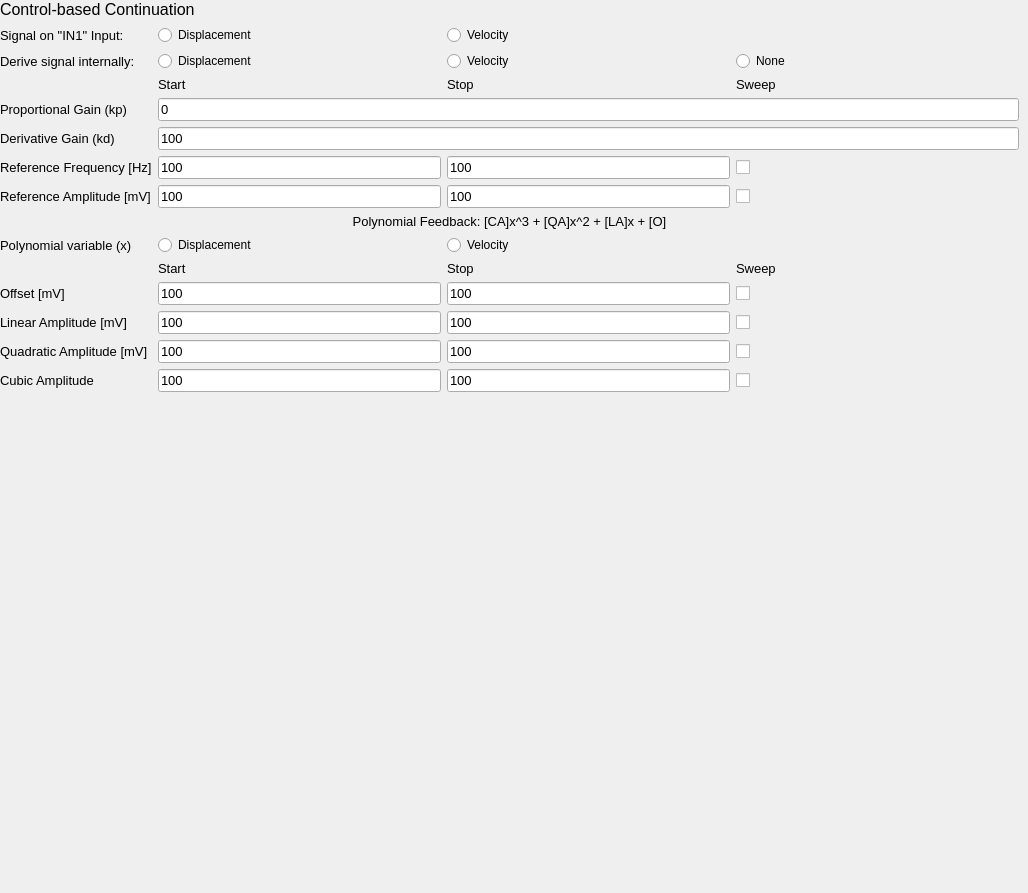
          <widget class="QWidget" name="CBC_page">
           <widget class="QWidget" name="verticalLayoutWidget">
            <property name="geometry">
             <rect>
              <x>0</x>
              <y>0</y>
              <width>1019</width>
              <height>884</height>
             </rect>
            </property>
            <layout class="QVBoxLayout" name="verticalLayout_4">
             <item>
              <widget class="QLabel" name="CBC_label">
               <property name="sizePolicy">
                <sizepolicy hsizetype="Preferred" vsizetype="Maximum">
                 <horstretch>0</horstretch>
                 <verstretch>0</verstretch>
                </sizepolicy>
               </property>
               <property name="font">
                <font>
                 <pointsize>12</pointsize>
                </font>
               </property>
               <property name="text">
                <string>Control-based Continuation</string>
               </property>
              </widget>
             </item>
             <item>
              <layout class="QGridLayout" name="gridLayout_25">
               <item row="12" column="2">
                <widget class="QLineEdit" name="lin_b_stop_CH2_5">
                 <property name="sizePolicy">
                  <sizepolicy hsizetype="Expanding" vsizetype="Maximum">
                   <horstretch>1</horstretch>
                   <verstretch>1</verstretch>
                  </sizepolicy>
                 </property>
                 <property name="font">
                  <font>
                   <pointsize>10</pointsize>
                  </font>
                 </property>
                 <property name="text">
                  <string>100</string>
                 </property>
                </widget>
               </item>
               <item row="3" column="0">
                <widget class="QLabel" name="lin_a_label_CH2_2">
                 <property name="font">
                  <font>
                   <pointsize>10</pointsize>
                  </font>
                 </property>
                 <property name="layoutDirection">
                  <enum>Qt::LeftToRight</enum>
                 </property>
                 <property name="text">
                  <string>Proportional Gain (kp)</string>
                 </property>
                </widget>
               </item>
               <item row="13" column="2">
                <widget class="QLineEdit" name="lin_b_stop_CH2_10">
                 <property name="sizePolicy">
                  <sizepolicy hsizetype="Expanding" vsizetype="Maximum">
                   <horstretch>1</horstretch>
                   <verstretch>1</verstretch>
                  </sizepolicy>
                 </property>
                 <property name="font">
                  <font>
                   <pointsize>10</pointsize>
                  </font>
                 </property>
                 <property name="text">
                  <string>100</string>
                 </property>
                </widget>
               </item>
               <item row="15" column="1">
                <widget class="QLineEdit" name="lin_b_start_CH2_6">
                 <property name="sizePolicy">
                  <sizepolicy hsizetype="Expanding" vsizetype="Fixed">
                   <horstretch>0</horstretch>
                   <verstretch>0</verstretch>
                  </sizepolicy>
                 </property>
                 <property name="font">
                  <font>
                   <pointsize>10</pointsize>
                  </font>
                 </property>
                 <property name="text">
                  <string>100</string>
                 </property>
                </widget>
               </item>
               <item row="6" column="0">
                <widget class="QLabel" name="lin_b_label_CH2_4">
                 <property name="font">
                  <font>
                   <pointsize>10</pointsize>
                  </font>
                 </property>
                 <property name="layoutDirection">
                  <enum>Qt::LeftToRight</enum>
                 </property>
                 <property name="text">
                  <string>Reference Amplitude [mV]</string>
                 </property>
                </widget>
               </item>
               <item row="5" column="3">
                <widget class="QCheckBox" name="lin_b_sweep_CH2_3">
                 <property name="text">
                  <string/>
                 </property>
                </widget>
               </item>
               <item row="12" column="0">
                <widget class="QLabel" name="lin_b_label_CH2_8">
                 <property name="font">
                  <font>
                   <pointsize>10</pointsize>
                  </font>
                 </property>
                 <property name="layoutDirection">
                  <enum>Qt::LeftToRight</enum>
                 </property>
                 <property name="text">
                  <string>Offset [mV]</string>
                 </property>
                </widget>
               </item>
               <item row="6" column="2">
                <widget class="QLineEdit" name="lin_b_stop_CH2_4">
                 <property name="sizePolicy">
                  <sizepolicy hsizetype="Expanding" vsizetype="Maximum">
                   <horstretch>1</horstretch>
                   <verstretch>1</verstretch>
                  </sizepolicy>
                 </property>
                 <property name="font">
                  <font>
                   <pointsize>10</pointsize>
                  </font>
                 </property>
                 <property name="text">
                  <string>100</string>
                 </property>
                </widget>
               </item>
               <item row="15" column="0">
                <widget class="QLabel" name="lin_b_label_CH2_5">
                 <property name="font">
                  <font>
                   <pointsize>10</pointsize>
                  </font>
                 </property>
                 <property name="layoutDirection">
                  <enum>Qt::LeftToRight</enum>
                 </property>
                 <property name="text">
                  <string>Cubic Amplitude</string>
                 </property>
                </widget>
               </item>
               <item row="11" column="2">
                <widget class="QLabel" name="lin_stop_label_CH2_3">
                 <property name="font">
                  <font>
                   <pointsize>10</pointsize>
                  </font>
                 </property>
                 <property name="layoutDirection">
                  <enum>Qt::LeftToRight</enum>
                 </property>
                 <property name="text">
                  <string>Stop</string>
                 </property>
                </widget>
               </item>
               <item row="2" column="1">
                <widget class="QLabel" name="lin_start_label_CH2_2">
                 <property name="font">
                  <font>
                   <pointsize>10</pointsize>
                  </font>
                 </property>
                 <property name="layoutDirection">
                  <enum>Qt::LeftToRight</enum>
                 </property>
                 <property name="text">
                  <string>Start</string>
                 </property>
                </widget>
               </item>
               <item row="3" column="1" colspan="3">
                <widget class="QLineEdit" name="lin_fixed_freq_CH2_2">
                 <property name="sizePolicy">
                  <sizepolicy hsizetype="Expanding" vsizetype="Maximum">
                   <horstretch>1</horstretch>
                   <verstretch>1</verstretch>
                  </sizepolicy>
                 </property>
                 <property name="font">
                  <font>
                   <pointsize>10</pointsize>
                  </font>
                 </property>
                 <property name="text">
                  <string>0</string>
                 </property>
                </widget>
               </item>
               <item row="4" column="0">
                <widget class="QLabel" name="lin_b_label_CH2_2">
                 <property name="font">
                  <font>
                   <pointsize>10</pointsize>
                  </font>
                 </property>
                 <property name="layoutDirection">
                  <enum>Qt::LeftToRight</enum>
                 </property>
                 <property name="text">
                  <string>Derivative Gain (kd)</string>
                 </property>
                </widget>
               </item>
               <item row="15" column="3">
                <widget class="QCheckBox" name="lin_b_sweep_CH2_7">
                 <property name="text">
                  <string/>
                 </property>
                </widget>
               </item>
               <item row="1" column="0">
                <widget class="QLabel" name="lin_start_label_CH2_4">
                 <property name="font">
                  <font>
                   <pointsize>10</pointsize>
                  </font>
                 </property>
                 <property name="layoutDirection">
                  <enum>Qt::LeftToRight</enum>
                 </property>
                 <property name="text">
                  <string>Derive signal internally:</string>
                 </property>
                </widget>
               </item>
               <item row="7" column="0" colspan="4">
                <widget class="QLabel" name="lin_b_label_CH2_11">
                 <property name="font">
                  <font>
                   <pointsize>10</pointsize>
                  </font>
                 </property>
                 <property name="layoutDirection">
                  <enum>Qt::LeftToRight</enum>
                 </property>
                 <property name="text">
                  <string>Polynomial Feedback: [CA]x^3 + [QA]x^2 + [LA]x + [O]</string>
                 </property>
                 <property name="alignment">
                  <set>Qt::AlignCenter</set>
                 </property>
                </widget>
               </item>
               <item row="0" column="1">
                <widget class="QRadioButton" name="radioButton_6">
                 <property name="text">
                  <string>Displacement</string>
                 </property>
                 <attribute name="buttonGroup">
                  <string notr="true">buttonGroup</string>
                 </attribute>
                </widget>
               </item>
               <item row="14" column="3">
                <widget class="QCheckBox" name="lin_b_sweep_CH2_6">
                 <property name="text">
                  <string/>
                 </property>
                </widget>
               </item>
               <item row="13" column="1">
                <widget class="QLineEdit" name="lin_b_start_CH2_10">
                 <property name="sizePolicy">
                  <sizepolicy hsizetype="Expanding" vsizetype="Fixed">
                   <horstretch>0</horstretch>
                   <verstretch>0</verstretch>
                  </sizepolicy>
                 </property>
                 <property name="font">
                  <font>
                   <pointsize>10</pointsize>
                  </font>
                 </property>
                 <property name="text">
                  <string>100</string>
                 </property>
                </widget>
               </item>
               <item row="5" column="2">
                <widget class="QLineEdit" name="lin_b_stop_CH2_3">
                 <property name="sizePolicy">
                  <sizepolicy hsizetype="Expanding" vsizetype="Maximum">
                   <horstretch>1</horstretch>
                   <verstretch>1</verstretch>
                  </sizepolicy>
                 </property>
                 <property name="font">
                  <font>
                   <pointsize>10</pointsize>
                  </font>
                 </property>
                 <property name="text">
                  <string>100</string>
                 </property>
                </widget>
               </item>
               <item row="2" column="2">
                <widget class="QLabel" name="lin_stop_label_CH2_2">
                 <property name="font">
                  <font>
                   <pointsize>10</pointsize>
                  </font>
                 </property>
                 <property name="layoutDirection">
                  <enum>Qt::LeftToRight</enum>
                 </property>
                 <property name="text">
                  <string>Stop</string>
                 </property>
                </widget>
               </item>
               <item row="12" column="1">
                <widget class="QLineEdit" name="lin_b_start_CH2_5">
                 <property name="sizePolicy">
                  <sizepolicy hsizetype="Expanding" vsizetype="Fixed">
                   <horstretch>0</horstretch>
                   <verstretch>0</verstretch>
                  </sizepolicy>
                 </property>
                 <property name="font">
                  <font>
                   <pointsize>10</pointsize>
                  </font>
                 </property>
                 <property name="text">
                  <string>100</string>
                 </property>
                </widget>
               </item>
               <item row="13" column="0">
                <widget class="QLabel" name="lin_b_label_CH2_9">
                 <property name="font">
                  <font>
                   <pointsize>10</pointsize>
                  </font>
                 </property>
                 <property name="layoutDirection">
                  <enum>Qt::LeftToRight</enum>
                 </property>
                 <property name="text">
                  <string>Linear Amplitude [mV]</string>
                 </property>
                </widget>
               </item>
               <item row="5" column="0">
                <widget class="QLabel" name="lin_b_label_CH2_3">
                 <property name="font">
                  <font>
                   <pointsize>10</pointsize>
                  </font>
                 </property>
                 <property name="layoutDirection">
                  <enum>Qt::LeftToRight</enum>
                 </property>
                 <property name="text">
                  <string>Reference Frequency [Hz]</string>
                 </property>
                </widget>
               </item>
               <item row="14" column="0">
                <widget class="QLabel" name="lin_b_label_CH2_10">
                 <property name="font">
                  <font>
                   <pointsize>10</pointsize>
                  </font>
                 </property>
                 <property name="layoutDirection">
                  <enum>Qt::LeftToRight</enum>
                 </property>
                 <property name="text">
                  <string>Quadratic Amplitude [mV]</string>
                 </property>
                </widget>
               </item>
               <item row="0" column="0">
                <widget class="QLabel" name="lin_start_label_CH2_6">
                 <property name="font">
                  <font>
                   <pointsize>10</pointsize>
                  </font>
                 </property>
                 <property name="layoutDirection">
                  <enum>Qt::LeftToRight</enum>
                 </property>
                 <property name="text">
                  <string>Signal on &quot;IN1&quot; Input:</string>
                 </property>
                </widget>
               </item>
               <item row="14" column="1">
                <widget class="QLineEdit" name="lin_b_start_CH2_9">
                 <property name="sizePolicy">
                  <sizepolicy hsizetype="Expanding" vsizetype="Fixed">
                   <horstretch>0</horstretch>
                   <verstretch>0</verstretch>
                  </sizepolicy>
                 </property>
                 <property name="font">
                  <font>
                   <pointsize>10</pointsize>
                  </font>
                 </property>
                 <property name="text">
                  <string>100</string>
                 </property>
                </widget>
               </item>
               <item row="1" column="2">
                <widget class="QRadioButton" name="radioButton_4">
                 <property name="text">
                  <string>Velocity</string>
                 </property>
                 <attribute name="buttonGroup">
                  <string notr="true">buttonGroup_2</string>
                 </attribute>
                </widget>
               </item>
               <item row="6" column="3">
                <widget class="QCheckBox" name="lin_b_sweep_CH2_4">
                 <property name="text">
                  <string/>
                 </property>
                </widget>
               </item>
               <item row="6" column="1">
                <widget class="QLineEdit" name="lin_b_start_CH2_4">
                 <property name="sizePolicy">
                  <sizepolicy hsizetype="Expanding" vsizetype="Fixed">
                   <horstretch>0</horstretch>
                   <verstretch>0</verstretch>
                  </sizepolicy>
                 </property>
                 <property name="font">
                  <font>
                   <pointsize>10</pointsize>
                  </font>
                 </property>
                 <property name="text">
                  <string>100</string>
                 </property>
                </widget>
               </item>
               <item row="14" column="2">
                <widget class="QLineEdit" name="lin_b_stop_CH2_6">
                 <property name="sizePolicy">
                  <sizepolicy hsizetype="Expanding" vsizetype="Maximum">
                   <horstretch>1</horstretch>
                   <verstretch>1</verstretch>
                  </sizepolicy>
                 </property>
                 <property name="font">
                  <font>
                   <pointsize>10</pointsize>
                  </font>
                 </property>
                 <property name="text">
                  <string>100</string>
                 </property>
                </widget>
               </item>
               <item row="4" column="1" colspan="3">
                <widget class="QLineEdit" name="lin_b_start_CH2_2">
                 <property name="sizePolicy">
                  <sizepolicy hsizetype="Expanding" vsizetype="Fixed">
                   <horstretch>0</horstretch>
                   <verstretch>0</verstretch>
                  </sizepolicy>
                 </property>
                 <property name="font">
                  <font>
                   <pointsize>10</pointsize>
                  </font>
                 </property>
                 <property name="text">
                  <string>100</string>
                 </property>
                </widget>
               </item>
               <item row="1" column="3">
                <widget class="QRadioButton" name="radioButton_5">
                 <property name="text">
                  <string>None</string>
                 </property>
                 <attribute name="buttonGroup">
                  <string notr="true">buttonGroup_2</string>
                 </attribute>
                </widget>
               </item>
               <item row="15" column="2">
                <widget class="QLineEdit" name="lin_b_stop_CH2_7">
                 <property name="sizePolicy">
                  <sizepolicy hsizetype="Expanding" vsizetype="Maximum">
                   <horstretch>1</horstretch>
                   <verstretch>1</verstretch>
                  </sizepolicy>
                 </property>
                 <property name="font">
                  <font>
                   <pointsize>10</pointsize>
                  </font>
                 </property>
                 <property name="text">
                  <string>100</string>
                 </property>
                </widget>
               </item>
               <item row="2" column="3">
                <widget class="QLabel" name="lin_sweep_label_CH2_2">
                 <property name="font">
                  <font>
                   <pointsize>10</pointsize>
                  </font>
                 </property>
                 <property name="layoutDirection">
                  <enum>Qt::LeftToRight</enum>
                 </property>
                 <property name="text">
                  <string>Sweep</string>
                 </property>
                </widget>
               </item>
               <item row="5" column="1">
                <widget class="QLineEdit" name="lin_b_start_CH2_3">
                 <property name="sizePolicy">
                  <sizepolicy hsizetype="Expanding" vsizetype="Fixed">
                   <horstretch>0</horstretch>
                   <verstretch>0</verstretch>
                  </sizepolicy>
                 </property>
                 <property name="font">
                  <font>
                   <pointsize>10</pointsize>
                  </font>
                 </property>
                 <property name="text">
                  <string>100</string>
                 </property>
                </widget>
               </item>
               <item row="12" column="3">
                <widget class="QCheckBox" name="lin_b_sweep_CH2_5">
                 <property name="text">
                  <string/>
                 </property>
                </widget>
               </item>
               <item row="13" column="3">
                <widget class="QCheckBox" name="lin_b_sweep_CH2_10">
                 <property name="text">
                  <string/>
                 </property>
                </widget>
               </item>
               <item row="1" column="1">
                <widget class="QRadioButton" name="radioButton_3">
                 <property name="text">
                  <string>Displacement</string>
                 </property>
                 <attribute name="buttonGroup">
                  <string notr="true">buttonGroup_2</string>
                 </attribute>
                </widget>
               </item>
               <item row="0" column="2">
                <widget class="QRadioButton" name="radioButton_7">
                 <property name="text">
                  <string>Velocity</string>
                 </property>
                 <attribute name="buttonGroup">
                  <string notr="true">buttonGroup</string>
                 </attribute>
                </widget>
               </item>
               <item row="16" column="0">
                <spacer name="verticalSpacer_22">
                 <property name="orientation">
                  <enum>Qt::Vertical</enum>
                 </property>
                 <property name="sizeHint" stdset="0">
                  <size>
                   <width>20</width>
                   <height>40</height>
                  </size>
                 </property>
                </spacer>
               </item>
               <item row="11" column="1">
                <widget class="QLabel" name="lin_start_label_CH2_3">
                 <property name="font">
                  <font>
                   <pointsize>10</pointsize>
                  </font>
                 </property>
                 <property name="layoutDirection">
                  <enum>Qt::LeftToRight</enum>
                 </property>
                 <property name="text">
                  <string>Start</string>
                 </property>
                </widget>
               </item>
               <item row="10" column="1">
                <widget class="QRadioButton" name="radioButton_2">
                 <property name="text">
                  <string>Displacement</string>
                 </property>
                 <attribute name="buttonGroup">
                  <string notr="true">buttonGroup_3</string>
                 </attribute>
                </widget>
               </item>
               <item row="10" column="2">
                <widget class="QRadioButton" name="radioButton">
                 <property name="text">
                  <string>Velocity</string>
                 </property>
                 <attribute name="buttonGroup">
                  <string notr="true">buttonGroup_3</string>
                 </attribute>
                </widget>
               </item>
               <item row="11" column="3">
                <widget class="QLabel" name="lin_sweep_label_CH2_3">
                 <property name="font">
                  <font>
                   <pointsize>10</pointsize>
                  </font>
                 </property>
                 <property name="layoutDirection">
                  <enum>Qt::LeftToRight</enum>
                 </property>
                 <property name="text">
                  <string>Sweep</string>
                 </property>
                </widget>
               </item>
               <item row="10" column="0">
                <widget class="QLabel" name="lin_b_label_CH2_12">
                 <property name="font">
                  <font>
                   <pointsize>10</pointsize>
                  </font>
                 </property>
                 <property name="layoutDirection">
                  <enum>Qt::LeftToRight</enum>
                 </property>
                 <property name="text">
                  <string>Polynomial variable (x)</string>
                 </property>
                </widget>
               </item>
              </layout>
             </item>
            </layout>
           </widget>
          </widget>
